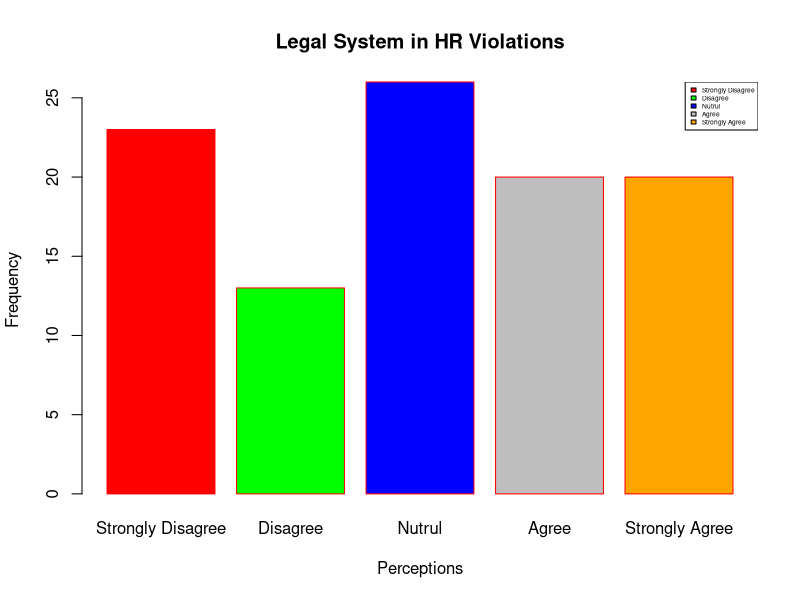

Write R code to recreate this figure.
h <- c(23,13,26,20,20)
m <- c("Strongly Disagree", "Disagree", "Nutrul", "Agree", "Strongly Agree")

barplot(h, xlab = "Perceptions", ylab = "Frequency", main = "Legal System in HR Violations",
        names.arg = m, border = "red", col = c('red', 'green', 'blue', 'gray', 'orange'))
legend("topright", m, cex = 0.4, fill = c('red', 'green', 'blue', 'gray', 'orange'))